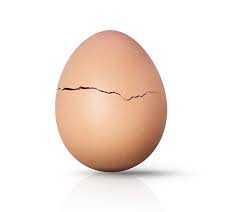
#> input picture egg.jpg, 238 x 212 px
$ python main.py
#> lines starting #> are read from the running program, lines starting #| are printed output that depends on the picture; after the words box and inside, x2 and y2 are one past the last pixel; in counts of white or black regions, pixels touching at a corner belong together
import cv2

# Goruntuyu ac
image = cv2.imread("egg.jpg")
#> image is the input picture: shape (212, 238, 3); mean B, G, R 223.6, 231.3, 243.9
image = cv2.resize(image,(500,400), interpolation=cv2.INTER_AREA)
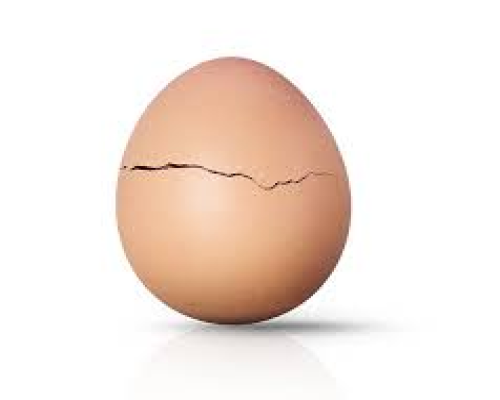
#> image: shape (400, 500, 3); mean B, G, R 223.6, 231.3, 243.9
cv2.imshow("Orijinal", image)

# Grayscale'e cevir
gray = cv2.cvtColor(image, cv2.COLOR_BGR2GRAY)
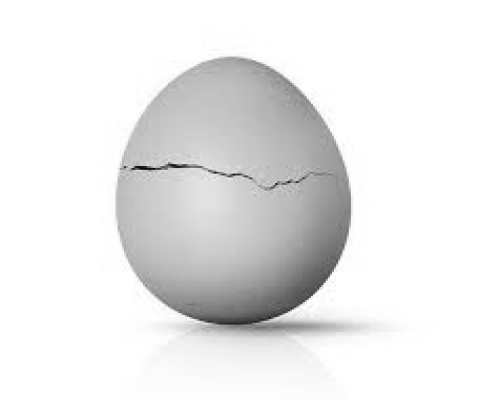
#> gray: shape (400, 500); min 10, max 255, mean 234.2

# Canny kenar tespiti algoritmasini uygula
edged = cv2.Canny(gray, 40, 200)
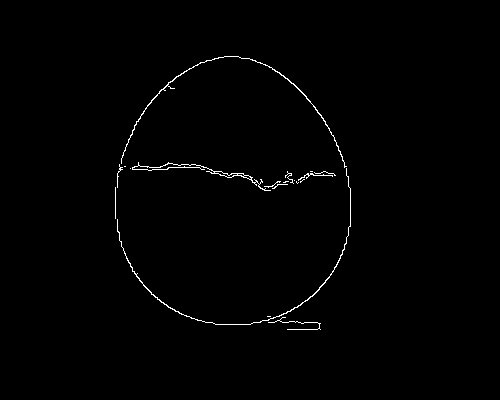
#> edged: shape (400, 500); 0.77% white in thin lines or dots, all inside (x1, y1, x2, y2) = (115, 56, 351, 330)
cv2.imshow("Canny Kenar Tespiti", edged)

# Kontur bulma
contours, hierarchy = cv2.findContours(edged, cv2.RETR_EXTERNAL, cv2.CHAIN_APPROX_NONE)
#> contours = 19 contours, 16 with area under 20; largest, box (x1, y1, x2, y2) and area: (132, 162, 271, 191) 122, (121, 56, 347, 168) 118, (117, 168, 351, 325) 104

# Konturlarin cizimi
# -1 parametresi kullanilarak tum hepsi cizdirilir
cv2.drawContours(image, contours, -1, (0, 0, 255), 3)
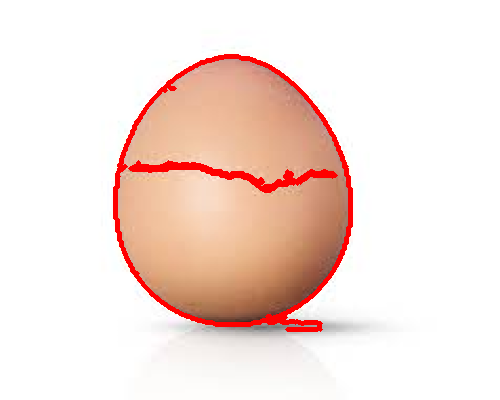
#> image: shape (400, 500, 3); 3.05% of pixels changed, all inside (x1, y1, x2, y2) = (113, 54, 353, 332)

cv2.imshow("Konturlar", image)
cv2.waitKey(0)
cv2.destroyAllWindows()
